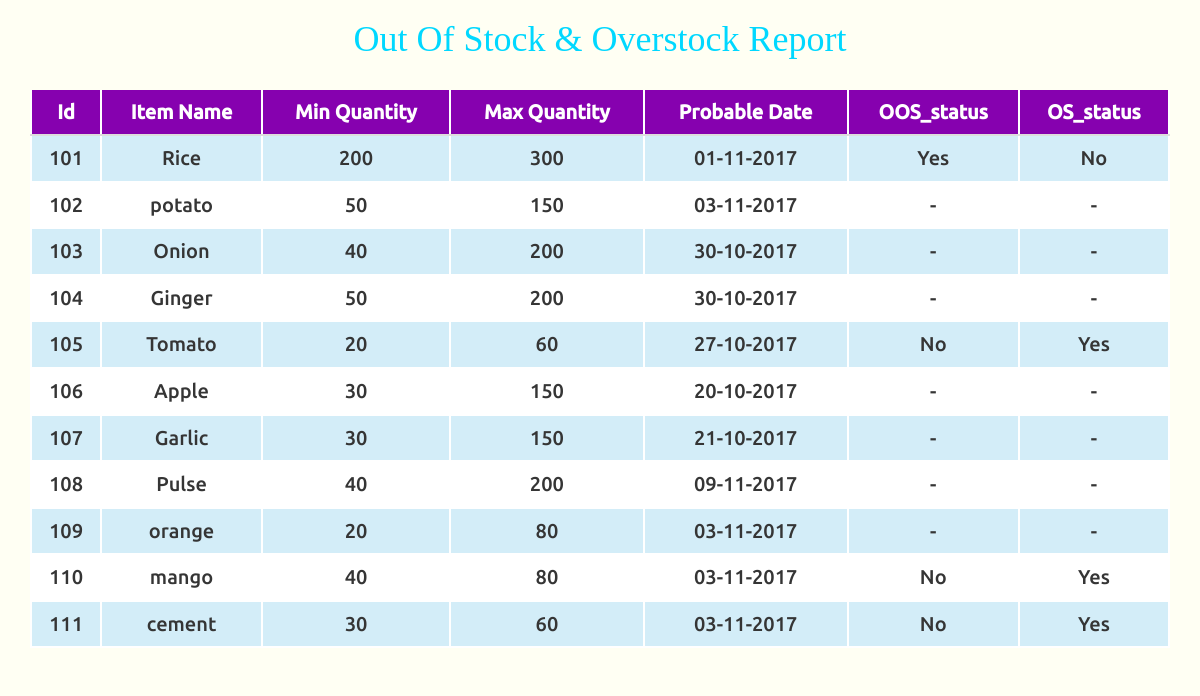
The app's page /outofstock.php, older data.
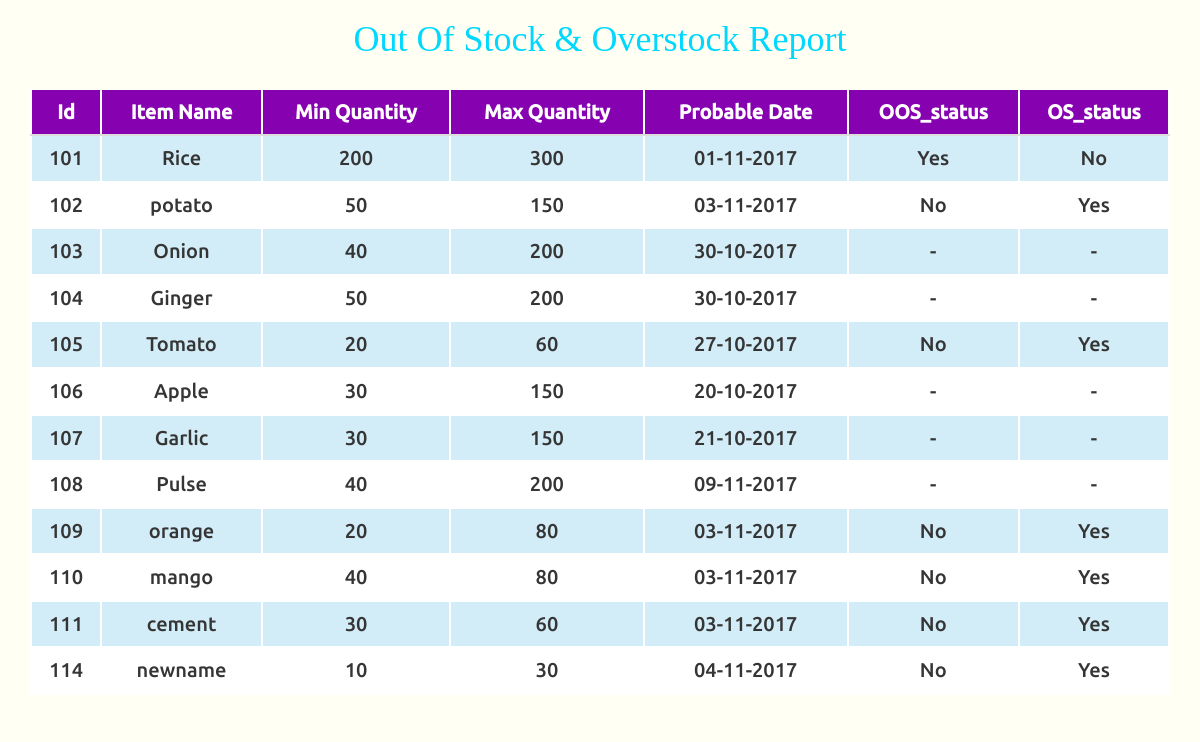
The same page, newer data.
### tables this page shows
CREATE TABLE `out_stock` (
  `Id` int(11) NOT NULL,
  `Item_name` varchar(20) NOT NULL,
  `Min_quant` double NOT NULL,
  `Max_quant` double NOT NULL,
  `Probable_date` date NOT NULL,
  `entry_id` int(11) NOT NULL,
  `OOS_status` varchar(10) NOT NULL,
  `OS_status` varchar(10) NOT NULL
);

### outofstock.php (the view, shortened to what this page needs)
<!DOCTYPE html>
<?php
		$host = 'localhost'	;
		$user = 'root';
		$pass = '';
		$db = 'inventory';
			$conn = mysqli_connect($host, $user, $pass, $db);
        $sql=  '\'UPDATE out_stock, inventory set out_stock.OOS_status=\'Yes\', out_stock.OS_status=\'No\'\n"
         . "        		WHERE inventory.Quantity < out_stock.Min_quant*1.20 AND inventory.entry_id = out_stock.entry_id"';
		mysqli_query($conn, $sql);
		$sql= '\'UPDATE out_stock, inventory set out_stock.OOS_status=\'No\', out_stock.OS_status=\'Yes\'
		      WHERE inventory.Quantity > out_stock.Max_quant*0.80 AND inventory.entry_id = out_stock.entry_id';
        mysqli_query($conn, $sql);
       $sql= 'UPDATE out_stock, inventory set out_stock.OOS_status='-', out_stock.OS_status='-'
		      WHERE inventory.Quantity < out_stock.Max_quant*0.80 AND inventory.Quantity > out_stock.Min_quant*1.20
			  AND inventory.entry_id = out_stock.entry_id';
			  mysqli_query($conn, $sql);
		$sql = 'SELECT *
			FROM out_stock';
		$query = mysqli_query($conn, $sql);
	 ?>
<html>
<head>
  <link rel="stylesheet" href="css/bootstrap.min.css">
  <link rel="stylesheet" href="font-awesome/css/font-awesome.min.css">
  <link rel="stylesheet" href="css/all.css">
  <link rel="stylesheet" href="css/table.css">
</head>
<body>
	<div class="container container-fluid">
		<table class="data-table table table-responsive">
			<h1 class="in-middle txtgreen">Out Of Stock & Overstock Report</h1> <br>
			<thead>
				<tr>
					<th>Id</th>
					<th>Item Name</th>
					<th>Min Quantity</th>
					<th>Max Quantity</th>
					<th>Probable Date</th>
					<th>OOS_status</th>
					<th>OS_status</th>
				</tr>
			</thead>
			<tbody>
				<?php
					while ($row = mysqli_fetch_array($query)) {
				echo '<tr>
				<td>'.$row['Id'].'</td>
				<td>'.$row['Item_name'].'</td>
				<td>'.$row['Min_quant'].'</td>
				<td>'.$row['Max_quant'].'</td>
				<td>'.date("d-m-Y", strtotime($row['Probable_date'])).'</td>
				<td>'.$row['OOS_status'].'</td>
				<td>'.$row['OS_status'].'</td>
					</tr>';
					}
				?>
			</tbody>
		</table>
	</div>
</body>
</html>

Row changes from the older to the newer data that the page shows:
changed out_stock "potato": OOS_status "-" → "No"; OS_status "-" → "Yes"
changed out_stock "orange": OOS_status "-" → "No"; OS_status "-" → "Yes"
added out_stock: Id "114", Item_name "newname", Min_quant "10", Max_quant "30", Probable_date "04-11-2017", OOS_status "No", OS_status "Yes"
